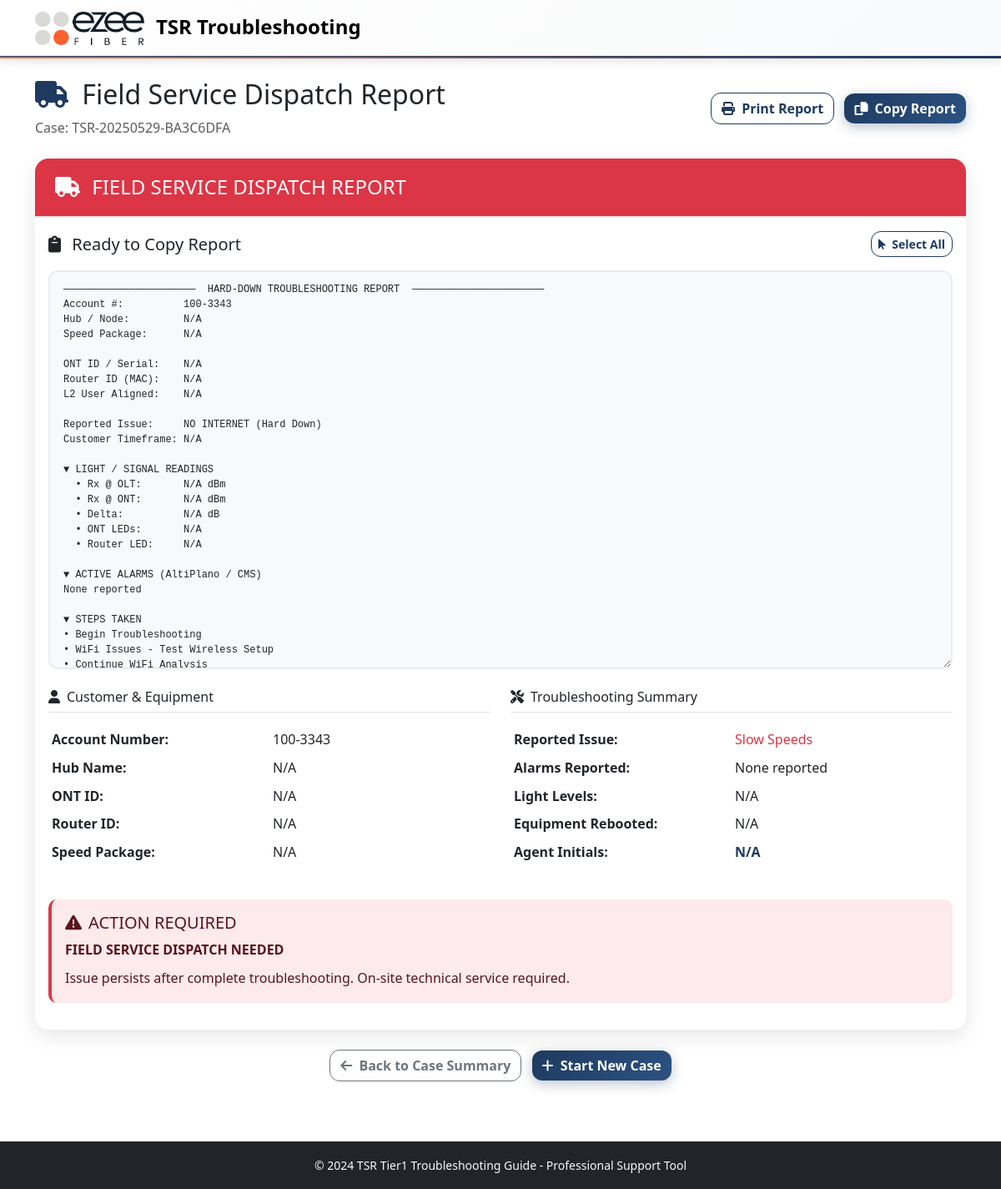
Page /dispatch_report/158 on the committed database.
### models.py (models this page shows, shortened)
class TroubleshootingCase(db.Model):
    id = db.Column(db.Integer, primary_key=True)
    session_id = db.Column(db.String(100), nullable=False)
    case_number = db.Column(db.String(50), unique=True, nullable=False)
    customer_info = db.Column(db.Text)  # JSON string
    ont_type = db.Column(db.String(50))
    ont_id = db.Column(db.String(50))  # ONT identifier (flexible format)
    router_type = db.Column(db.String(50))
    router_id = db.Column(db.String(50))  # Router identifier (flexible format)
    issue_type = db.Column(db.String(100))
    resolution = db.Column(db.String(200))
    status = db.Column(db.String(20), default='in_progress')  # in_progress, resolved, escalated, unresolved
    created_at = db.Column(db.DateTime, default=datetime.utcnow)
    completed_at = db.Column(db.DateTime)
    start_time = db.Column(db.Float)  # timestamp
    end_time = db.Column(db.Float)  # timestamp
    def get_customer_info(self):
        if self.customer_info:
            return json.loads(self.customer_info)
        return {}

### routes.py (the view)
@app.route('/dispatch_report/<int:case_id>')
def dispatch_report(case_id):
    case = TroubleshootingCase.query.get_or_404(case_id)
    report = generate_dispatch_report(case)
    return render_template('dispatch_report.html', case=case, report=report)

### templates/dispatch_report.html (shortened to what this page needs)
{% extends "base.html" %}
{% block content %}
<div class="container py-4">
    <div class="row justify-content-between align-items-center mb-4">
        <div class="col">
            <h2>
                <i class="fas fa-truck me-2 text-primary"></i>
                Field Service Dispatch Report
            </h2>
            <p class="text-muted mb-0">Case: {{ case.case_number }}</p>
        </div>
        <div class="col-auto">
            <button onclick="window.print()" class="btn btn-outline-primary me-2">
                <i class="fas fa-print me-1"></i>
                Print Report
            </button>
            <button onclick="copyReportToClipboard()" class="btn btn-primary">
                <i class="fas fa-copy me-1"></i>
                Copy Report
            </button>
        </div>
    </div>
    <div class="card">
        <div class="card-header bg-danger text-white">
            <h4 class="mb-0">
                <i class="fas fa-truck me-2"></i>
                FIELD SERVICE DISPATCH REPORT
            </h4>
        </div>
        <div class="card-body">
            <div class="mb-4">
                <div class="d-flex justify-content-between align-items-center mb-3">
                    <h5 class="mb-0">
                        <i class="fas fa-clipboard me-2"></i>
                        Ready to Copy Report
                    </h5>
                    <button onclick="selectAllReport()" class="btn btn-outline-primary btn-sm">
                        <i class="fas fa-mouse-pointer me-1"></i>
                        Select All
                    </button>
                </div>
                <textarea id="dispatchReportText" class="form-control" rows="25" readonly style="font-family: 'Courier New', monospace; font-size: 12px; background-color: #f8f9fa;">{{ report.formatted_report }}</textarea>
            </div>
            <div class="row">
                <div class="col-md-6">
                    <h6 class="border-bottom pb-2 mb-3">
                        <i class="fas fa-user me-2"></i>Customer & Equipment
                    </h6>
                    <table class="table table-sm table-borderless">
                        <tr>
                            <td class="fw-bold" style="width: 50%;">Account Number:</td>
                            <td>{{ report.account_number }}</td>
                        </tr>
                        <tr>
                            <td class="fw-bold">Hub Name:</td>
                            <td>{{ report.hub_name }}</td>
                        </tr>
                        <tr>
                            <td class="fw-bold">ONT ID:</td>
                            <td>{{ report.ont_id }}</td>
                        </tr>
                        <tr>
                            <td class="fw-bold">Router ID:</td>
                            <td>{{ report.router_id }}</td>
                        </tr>
                        <tr>
                            <td class="fw-bold">Speed Package:</td>
                            <td>{{ report.speed_package }}</td>
                        </tr>
                    </table>
                </div>
                <div class="col-md-6">
                    <h6 class="border-bottom pb-2 mb-3">
                        <i class="fas fa-tools me-2"></i>Troubleshooting Summary
                    </h6>
                    <table class="table table-sm table-borderless">
                        <tr>
                            <td class="fw-bold" style="width: 50%;">Reported Issue:</td>
                            <td class="text-danger">{{ report.reported_issue }}</td>
                        </tr>
                        <tr>
                            <td class="fw-bold">Alarms Reported:</td>
                            <td>{{ report.alarms_reported }}</td>
                        </tr>
                        <tr>
                            <td class="fw-bold">Light Levels:</td>
                            <td>{{ report.light_levels }}</td>
                        </tr>
                        <tr>
                            <td class="fw-bold">Equipment Rebooted:</td>
                            <td class="{% if report.equipment_rebooted == 'YES' %}text-success{% endif %}">{{ report.equipment_rebooted }}</td>
                        </tr>
                        <tr>
                            <td class="fw-bold">Agent Initials:</td>
                            <td class="fw-bold text-primary">{{ report.agent_initials }}</td>
                        </tr>
                    </table>
                </div>
            </div>
            <div class="alert alert-danger mt-4">
                <h5><i class="fas fa-exclamation-triangle me-2"></i>ACTION REQUIRED</h5>
                <p class="mb-2"><strong>FIELD SERVICE DISPATCH NEEDED</strong></p>
                <p class="mb-0">Issue persists after complete troubleshooting. On-site technical service required.</p>
            </div>
        </div>
    </div>
    <div class="mt-4 text-center">
        <a href="{{ url_for('case_summary', case_id=case.id) }}" class="btn btn-outline-secondary me-2">
            <i class="fas fa-arrow-left me-1"></i>
            Back to Case Summary
        </a>
        <a href="{{ url_for('restart_case') }}" class="btn btn-primary">
            <i class="fas fa-plus me-1"></i>
            Start New Case
        </a>
    </div>
</div>
{% endblock %}

### static/css/custom.css (style rules this page uses)
:root { --primary-color: 0 84% 60%; --success-color: 142 71% 45%; --info-color: 199 89% 48%; --warning-color: 45 100% 51%; --danger-color: 354 70% 54%; }
body { font-family: 'Segoe UI', Tahoma, Geneva, Verdana, sans-serif; line-height: 1.6; }
.card { border: none; box-shadow: 0 2px 8px rgba(0, 0, 0, 0.1); border-radius: 12px; transition: transform 0.2s ease, box-shadow 0.2s ease; }
.card-header { border-radius: 12px 12px 0 0 !important; border-bottom: none; padding: 1.25rem 1.5rem; }
.alert { border: none; border-radius: 10px; border-left: 4px solid; }
.alert-danger { border-left-color: hsl(var(--danger-color)); background-color: hsl(var(--danger-color) / 0.1); }
.btn { border-radius: 8px; font-weight: 500; transition: all 0.2s ease; }
.form-control { border-radius: 8px; border: 1px solid var(--bs-border-color); transition: border-color 0.2s ease, box-shadow 0.2s ease; }

### static/css/ezee-theme.css (style rules this page uses)
:root { --ezee-navy: #1e3a5f; --ezee-orange: #ff6b35; --ezee-light-grey: #e5e5e5; --ezee-dark-grey: #6c757d; --ezee-white: #ffffff; }
.btn-primary { background-color: var(--ezee-navy); border-color: var(--ezee-navy); }
.btn-outline-primary { color: var(--ezee-navy); border-color: var(--ezee-navy); }
.text-primary { color: var(--ezee-navy) !important; }
.card { border: none; border-radius: 16px; box-shadow: 0 8px 25px rgba(0, 0, 0, 0.1); transition: all 0.3s ease; }
.card-header { border-radius: 16px 16px 0 0 !important; border-bottom: 2px solid var(--ezee-light-grey); }
.btn { border-radius: 12px; font-weight: 600; transition: all 0.3s cubic-bezier(0.4, 0, 0.2, 1); position: relative; overflow: hidden; }
.btn-primary { background: linear-gradient(135deg, var(--ezee-navy) 0%, #2c5282 100%); border: none; box-shadow: 0 4px 15px rgba(30, 58, 95, 0.3); }
.form-control, .form-select { border-radius: 12px; border: 2px solid #e9ecef; padding: 0.75rem 1rem; transition: all 0.3s ease; font-size: 1rem; }

### rows in the picture
TroubleshootingCase: case_number "TSR-20250529-BA3C6DFA", reported_issue "Slow Speeds"

### other values in the picture
{{ report.account_number }} "100-3343"
{{ report.hub_name }} "N/A"
{{ report.ont_id }} "N/A"
{{ report.router_id }} "N/A"
{{ report.speed_package }} "N/A"
{{ report.alarms_reported }} "None reported"
{{ report.light_levels }} "N/A"
{{ report.equipment_rebooted }} "N/A"
{{ report.agent_initials }} "N/A"
